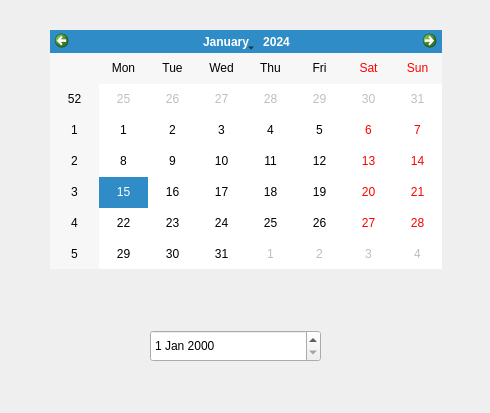
<?xml version="1.0" encoding="UTF-8"?>
<ui version="4.0">
 <class>Dialog</class>
 <widget class="QDialog" name="Dialog">
  <property name="geometry">
   <rect>
    <x>0</x>
    <y>0</y>
    <width>490</width>
    <height>413</height>
   </rect>
  </property>
  <property name="windowTitle">
   <string>Dialog</string>
  </property>
  <widget class="QCalendarWidget" name="calendarWidget">
   <property name="geometry">
    <rect>
     <x>50</x>
     <y>30</y>
     <width>392</width>
     <height>239</height>
    </rect>
   </property>
  </widget>
  <widget class="QDateEdit" name="dateEdit">
   <property name="geometry">
    <rect>
     <x>150</x>
     <y>330</y>
     <width>171</width>
     <height>32</height>
    </rect>
   </property>
  </widget>
 </widget>
 <resources/>
 <connections/>
</ui>
